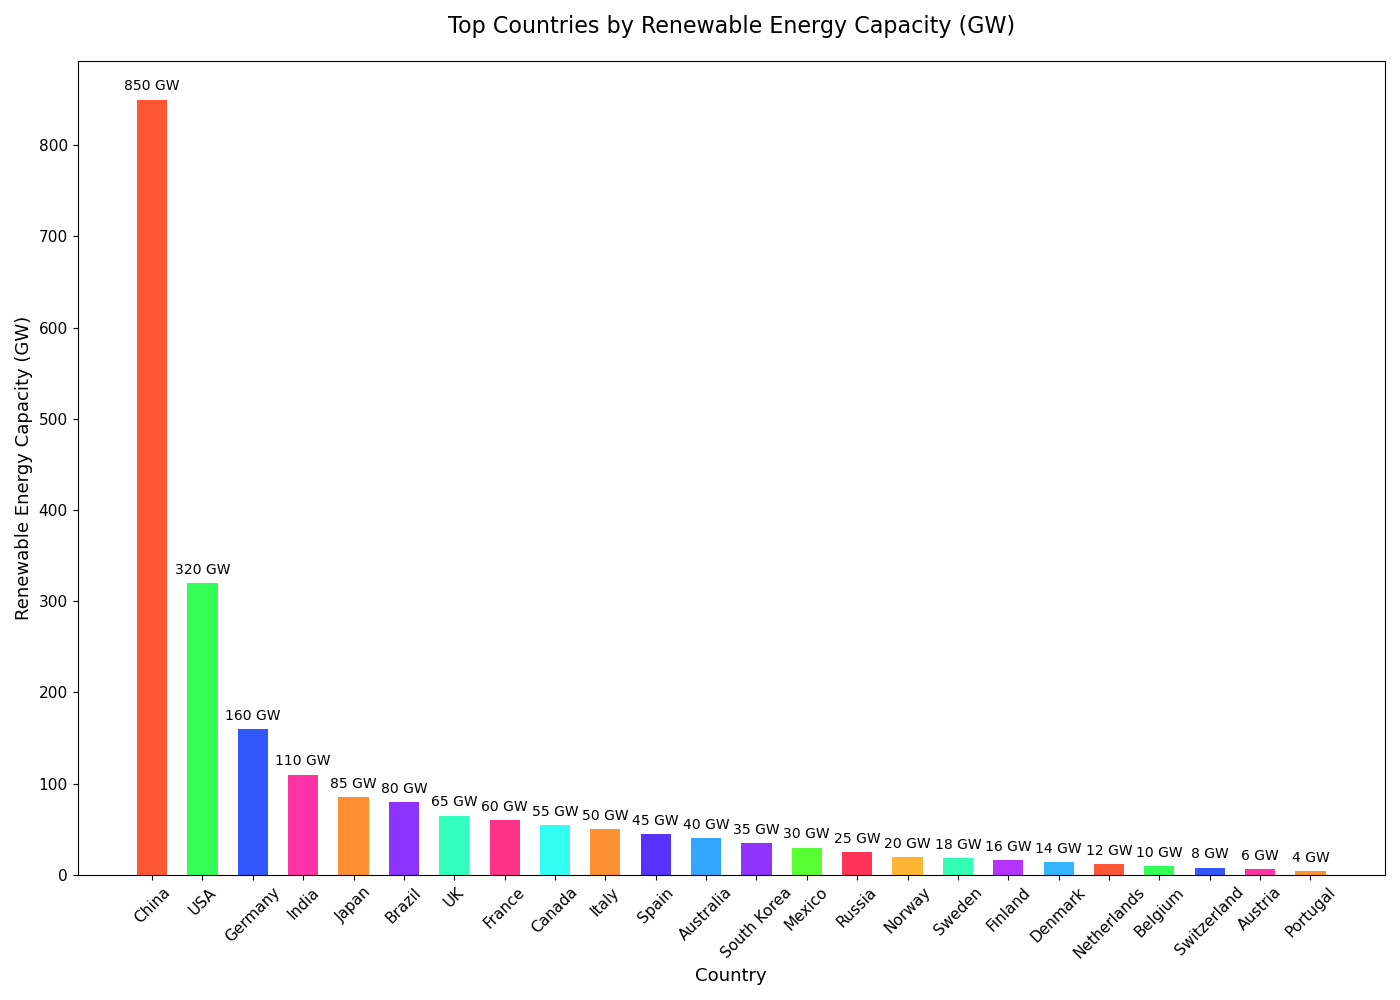

The Python source for this figure:

import matplotlib.pyplot as plt

# Data
countries = [
    "China", "USA", "Germany", "India", "Japan", 
    "Brazil", "UK", "France", "Canada", "Italy", 
    "Spain", "Australia", "South Korea", "Mexico", "Russia",
    "Norway", "Sweden", "Finland", "Denmark", "Netherlands",
    "Belgium", "Switzerland", "Austria", "Portugal"
]
renewable_capacity = [850, 320, 160, 110, 85, 80, 65, 60, 55, 50, 45, 40, 35, 30, 25, 20, 18, 16, 14, 12, 10, 8, 6, 4]

# Colors for each country
colors = [
    '#FF5733', '#33FF57', '#3357FF', '#FF33A6', '#FF8F33',
    '#8D33FF', '#33FFBD', '#FF3387', '#33FFF3', '#FF8F33',
    '#5733FF', '#33A6FF', '#8F33FF', '#57FF33', '#FF3357',
    '#FFB533', '#33FFB5', '#B533FF', '#33B5FF', '#FF5733',
    '#33FF57', '#3357FF', '#FF33A6', '#FF8F33'
]

# Plot
fig, ax = plt.subplots(figsize=(14, 10))
bars = ax.bar(countries, renewable_capacity, color=colors, width=0.6)

# Set the title and labels
ax.set_title('Top Countries by Renewable Energy Capacity (GW)', fontsize=16, pad=20)
ax.set_ylabel('Renewable Energy Capacity (GW)', fontsize=13)
ax.set_xlabel('Country', fontsize=13)

# Customize the tick labels
plt.xticks(fontsize=11, rotation=45)
plt.yticks(fontsize=11)

# Add the data values on the bars
for bar in bars:
    height = bar.get_height()
    label_y_pos = height + 10
    ax.text(bar.get_x() + bar.get_width()/2, label_y_pos, f'{height} GW', ha='center')

# Show the plot
plt.tight_layout()
plt.show()
